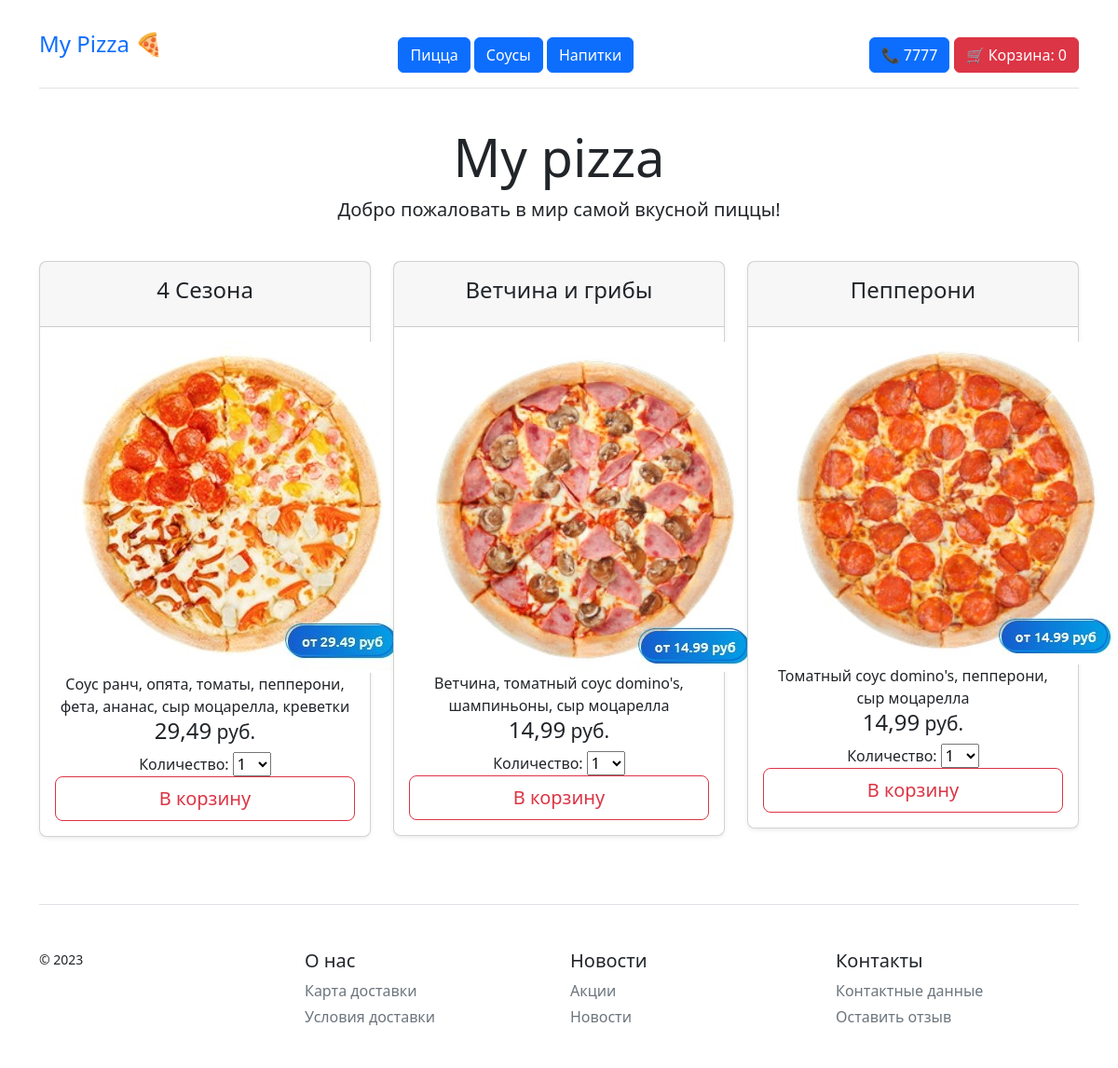
The page / on the database its author committed.
### pizza/models.py (models this page shows, shortened)
class Product(models.Model):
    category = models.ForeignKey(Category, related_name='products', on_delete=models.CASCADE)
    name = models.CharField(max_length=200, db_index=True)
    image = models.ImageField(upload_to='media/%Y/%m/%d', blank=True)
    description = models.TextField(blank=True)
    price = models.DecimalField(max_digits=10, decimal_places=2)
    class Meta:
        ordering = ('name',)

### pizza/views.py (the view)
# urls.py: path('', views.pizza_list, name='pizza_list'),
def pizza_list(request):
    pizza_category = Category.objects.get(name='Пицца')
    products = Product.objects.filter(category=pizza_category)
    cart_product_form = CartAddProductForm()
    return render(request, 'pizza_list.html', {
        'products': products,
        'cart_product_form': cart_product_form
    })

### cart/forms.py
class CartAddProductForm(forms.Form):
    quantity = forms.TypedChoiceField(choices=PRODUCT_QUANTITY_CHOICES, coerce=int, label='Количество')
    update = forms.BooleanField(required=False, initial=False, widget=forms.HiddenInput)

### cart/cart.py (called while the page is built)
    def __len__(self):
        return sum(item['quantity'] for item in self.cart.values())

### cart/context_processors.py (called while the page is built)
def cart(request):
    return {'cart': Cart(request)}

### pizza/templates/pizza_list.html (shortened to what this page needs)
{% extends "base.html" %}
{% block body %}
 <div class="pricing-header p-3 pb-md-4 mx-auto text-center">
      <h1 class="display-4 fw-normal text-body-emphasis">My pizza</h1>
      <p class="fs-5 text-body-secondary">Добро пожаловать в мир самой вкусной пиццы! </p>
 </div>
  <div class="row row-cols-1 row-cols-md-3 mb-3 text-center">
    {% for el in products %}
      <main>
        <div class="col">
          <div class="card mb-4 rounded-3 shadow-sm">
            <div class="card-header py-3">
              <h4 class="card-title pricing-card-title">{{ el.name }}</h4>
            </div>
            <div class="card-body">
              <div>
                <img src="{{ el.image.url }}" class="rounded-t-xl">
              </div>
              <p class="my-0 fw-normal">{{ el.description }}</p>
              <h4 class="card-title pricing-card-title">{{ el.price }}<small class="text-body-secondary fw-light"> руб.</small></h4>
              <form action="{% url 'cart:cart_add' el.id %}" method="post">
                {{ cart_product_form }}
                <input type="submit" class="w-100 btn btn-lg btn-outline-danger" value="В корзину">
              </form>
            </div>
          </div>
        </div>
      </main>
    {% endfor %}
  </div>
{% endblock %}

### pizza/templates/base.html (shortened to what this page needs)
<!DOCTYPE html>
<html>
<head>
    <link rel="stylesheet" href="https://cdn.jsdelivr.net/npm/bootstrap@5.2.3/dist/css/bootstrap.min.css">
</head>
<body>
<div class="container py-3">
  <header>
    <div class="d-flex flex-column flex-md-row align-items-center pb-3 mb-4 border-bottom">
      <a href="/" class="d-flex align-items-center link-body-emphasis text-decoration-none">
        <span class="fs-4">My Pizza 🍕</span>
      <nav class="py-6 px-6 flex mt-2 mt-md-4 ms-md-auto">
          <a class="btn btn-primary" href="/">Пицца</a>
          <a class="btn btn-primary" href="/sauce">Соусы</a>
          <a class="btn btn-primary" href="#">Напитки</a>
      </nav>
      </a>
      <nav class="py-6 px-6 flex mt-2 mt-md-4 ms-md-auto">
        <a class="btn btn-primary btn-lgd"> 📞 7777 </a>
        <a class="btn btn-danger" href="/cart">
          {% with total_items=cart|length %}
            {% if cart|length > 0 %}
              🛒 Корзина:
                {{ total_items }} шт.,
                {{ cart.get_total_price }} р.
            {% else %}
              🛒 Корзина: 0
            {% endif %}
          {% endwith %}
        </a>
      </nav>
    </div>
  </header>
{% block body %} {% endblock %}
  <footer class="pt-4 my-md-5 pt-md-5 border-top">
    <div class="row">
      <div class="col-12 col-md">
        <small class="d-block mb-3 text-body-secondary">© 2023</small>
      </div>
      <div class="col-6 col-md">
        <h5>О нас</h5>
        <ul class="list-unstyled text-small">
          <li class="mb-1"><a class="link-secondary text-decoration-none" href="#">Карта доставки</a></li>
          <li class="mb-1"><a class="link-secondary text-decoration-none" href="#">Условия доставки</a></li>
        </ul>
      </div>
      <div class="col-6 col-md">
        <h5>Новости</h5>
        <ul class="list-unstyled text-small">
          <li class="mb-1"><a class="link-secondary text-decoration-none" href="#">Акции</a></li>
          <li class="mb-1"><a class="link-secondary text-decoration-none" href="#">Новости</a></li>
        </ul>
      </div>
      <div class="col-6 col-md">
        <h5>Контакты</h5>
        <ul class="list-unstyled text-small">
          <li class="mb-1"><a class="link-secondary text-decoration-none" href="#">Контактные данные</a></li>
          <li class="mb-1"><a class="link-secondary text-decoration-none" href="#">Оставить отзыв</a></li>
        </ul>
      </div>
    </div>
  </footer>
</div>
</body>
</html>

### rows shown on the page
Product: name "4 Сезона", image (picture), description "Соус ранч, опята, томаты, пепперони, фета, ананас, сыр моцарелла, креветки", price "29,49"
Product: name "Ветчина и грибы", image (picture), description "Ветчина, томатный соус domino's, шампиньоны, сыр моцарелла", price "14,99"
Product: name "Пепперони", image (picture), description "Томатный соус domino's, пепперони, сыр моцарелла", price "14,99"
